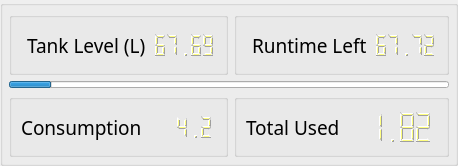
         <widget class="QGroupBox" name="groupBox_30">
          <property name="maximumSize">
           <size>
            <width>16777215</width>
            <height>156</height>
           </size>
          </property>
          <property name="font">
           <font>
            <family>Titillium Web</family>
            <pointsize>16</pointsize>
           </font>
          </property>
          <property name="title">
           <string/>
          </property>
          <layout class="QGridLayout" name="gridLayout_34">
           <property name="leftMargin">
            <number>6</number>
           </property>
           <property name="topMargin">
            <number>6</number>
           </property>
           <property name="rightMargin">
            <number>6</number>
           </property>
           <property name="bottomMargin">
            <number>6</number>
           </property>
           <item row="2" column="0">
            <widget class="QGroupBox" name="groupBox_41">
             <property name="maximumSize">
              <size>
               <width>16777215</width>
               <height>160</height>
              </size>
             </property>
             <property name="font">
              <font>
               <family>Titillium Web</family>
               <pointsize>14</pointsize>
              </font>
             </property>
             <property name="title">
              <string/>
             </property>
             <layout class="QGridLayout" name="gridLayout_39">
              <item row="0" column="0">
               <widget class="QLabel" name="label_45">
                <property name="font">
                 <font>
                  <family>Titillium Web</family>
                  <pointsize>14</pointsize>
                 </font>
                </property>
                <property name="text">
                 <string>Consumption</string>
                </property>
               </widget>
              </item>
              <item row="0" column="1">
               <widget class="QLCDNumber" name="freqlcd_5">
                <property name="styleSheet">
                 <string notr="true">color: rgb(255, 255, 127);</string>
                </property>
                <property name="frameShape">
                 <enum>QFrame::Shape::NoFrame</enum>
                </property>
                <property name="smallDecimalPoint">
                 <bool>false</bool>
                </property>
                <property name="value" stdset="0">
                 <double>4.200000000000000</double>
                </property>
               </widget>
              </item>
             </layout>
            </widget>
           </item>
           <item row="0" column="1">
            <widget class="QGroupBox" name="groupBox_40">
             <property name="title">
              <string/>
             </property>
             <layout class="QGridLayout" name="gridLayout_38">
              <item row="0" column="1">
               <widget class="QLabel" name="label_44">
                <property name="font">
                 <font>
                  <family>Titillium Web</family>
                  <pointsize>14</pointsize>
                 </font>
                </property>
                <property name="text">
                 <string>Runtime Left</string>
                </property>
               </widget>
              </item>
              <item row="0" column="2">
               <widget class="QLCDNumber" name="loadlcd_13">
                <property name="font">
                 <font>
                  <family>Noto Sans</family>
                  <pointsize>14</pointsize>
                 </font>
                </property>
                <property name="styleSheet">
                 <string notr="true">color: rgb(255, 255, 127);</string>
                </property>
                <property name="frameShape">
                 <enum>QFrame::Shape::NoFrame</enum>
                </property>
                <property name="smallDecimalPoint">
                 <bool>false</bool>
                </property>
                <property name="value" stdset="0">
                 <double>67.719999999999999</double>
                </property>
               </widget>
              </item>
              <item row="0" column="0">
               <widget class="KLed" name="kled_10">
                <property name="maximumSize">
                 <size>
                  <width>30</width>
                  <height>16777215</height>
                 </size>
                </property>
                <property name="color">
                 <color>
                  <red>255</red>
                  <green>207</green>
                  <blue>33</blue>
                 </color>
                </property>
               </widget>
              </item>
             </layout>
            </widget>
           </item>
           <item row="0" column="0">
            <widget class="QGroupBox" name="groupBox_37">
             <property name="maximumSize">
              <size>
               <width>99999</width>
               <height>160</height>
              </size>
             </property>
             <property name="title">
              <string/>
             </property>
             <layout class="QGridLayout" name="gridLayout_35">
              <item row="0" column="2">
               <widget class="QLCDNumber" name="lcdfuel">
                <property name="font">
                 <font>
                  <family>Noto Sans</family>
                  <pointsize>14</pointsize>
                 </font>
                </property>
                <property name="styleSheet">
                 <string notr="true">color: rgb(255, 255, 127);</string>
                </property>
                <property name="frameShape">
                 <enum>QFrame::Shape::NoFrame</enum>
                </property>
                <property name="smallDecimalPoint">
                 <bool>false</bool>
                </property>
                <property name="value" stdset="0">
                 <double>67.689999999999998</double>
                </property>
               </widget>
              </item>
              <item row="0" column="1">
               <widget class="QLabel" name="label_41">
                <property name="font">
                 <font>
                  <family>Titillium Web</family>
                  <pointsize>14</pointsize>
                 </font>
                </property>
                <property name="text">
                 <string>Tank Level (L)</string>
                </property>
               </widget>
              </item>
              <item row="0" column="0">
               <widget class="KLed" name="kled_9">
                <property name="maximumSize">
                 <size>
                  <width>30</width>
                  <height>16777215</height>
                 </size>
                </property>
                <property name="color">
                 <color>
                  <red>255</red>
                  <green>207</green>
                  <blue>33</blue>
                 </color>
                </property>
               </widget>
              </item>
             </layout>
            </widget>
           </item>
           <item row="2" column="1">
            <widget class="QGroupBox" name="groupBox_42">
             <property name="title">
              <string/>
             </property>
             <layout class="QGridLayout" name="gridLayout_40">
              <item row="0" column="0">
               <widget class="QLabel" name="label_46">
                <property name="font">
                 <font>
                  <family>Titillium Web</family>
                  <pointsize>14</pointsize>
                 </font>
                </property>
                <property name="text">
                 <string>Total Used</string>
                </property>
               </widget>
              </item>
              <item row="0" column="1">
               <widget class="QLCDNumber" name="runtimelcd_5">
                <property name="font">
                 <font>
                  <family>Titillium Web</family>
                  <pointsize>19</pointsize>
                 </font>
                </property>
                <property name="styleSheet">
                 <string notr="true">color: rgb(255, 255, 127);</string>
                </property>
                <property name="frameShape">
                 <enum>QFrame::Shape::NoFrame</enum>
                </property>
                <property name="smallDecimalPoint">
                 <bool>false</bool>
                </property>
                <property name="segmentStyle">
                 <enum>QLCDNumber::SegmentStyle::Filled</enum>
                </property>
                <property name="value" stdset="0">
                 <double>1.820000000000000</double>
                </property>
               </widget>
              </item>
             </layout>
            </widget>
           </item>
           <item row="1" column="0" colspan="2">
            <widget class="QProgressBar" name="fuelprogressBar_2">
             <property name="maximumSize">
              <size>
               <width>16777215</width>
               <height>7</height>
              </size>
             </property>
             <property name="styleSheet">
              <string notr="true"/>
             </property>
             <property name="maximum">
              <number>690</number>
             </property>
             <property name="value">
              <number>67</number>
             </property>
             <property name="textVisible">
              <bool>false</bool>
             </property>
            </widget>
           </item>
          </layout>
         </widget>
